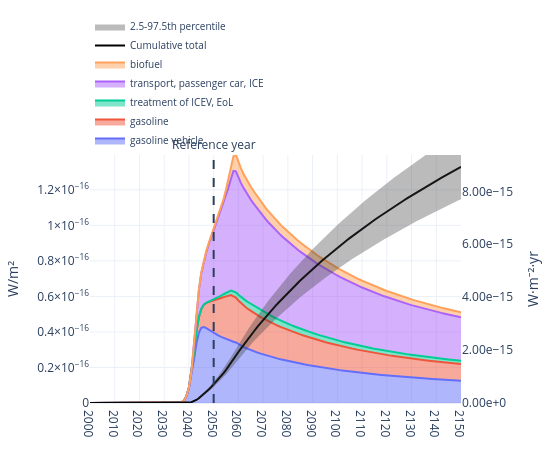

Notebook source saved alongside this figure:
### Code cell
from trails.plotting import plot_rf

fig = plot_rf(
    trails=trails,
    reference_year=2050,
    #by="flow",
    year_range=(2000, 2150),
    year_tick=10,
)
fig.show()

### Figure 1 — Plotly figure (JSON) as saved in the notebook; plotly's stock layout.template omitted (floating-point values rounded to 4 significant figures; data arrays with more than 128 entries replaced by an {"elided": "..."} marker saying what was removed)
{"data": [{"hovertemplate": "<b>%{meta}</b><br>Year: %{x}<br>W/m²: %{y:.6g}<extra></extra>", "meta": "gasoline vehicle", "mode": "lines", "name": "gasoline vehicle", "showlegend": true, "stackgroup": "one", "type": "scatter", "x": {"elided": "151 int values"}, "y": {"elided": "151 float values"}}, {"hovertemplate": "<b>%{meta}</b><br>Year: %{x}<br>W/m²: %{y:.6g}<extra></extra>", "meta": "gasoline", "mode": "lines", "name": "gasoline", "showlegend": true, "stackgroup": "one", "type": "scatter", "x": {"elided": "151 int values"}, "y": {"elided": "151 float values"}}, {"hovertemplate": "<b>%{meta}</b><br>Year: %{x}<br>W/m²: %{y:.6g}<extra></extra>", "meta": "treatment of ICEV, EoL", "mode": "lines", "name": "treatment of ICEV, EoL", "showlegend": true, "stackgroup": "one", "type": "scatter", "x": {"elided": "151 int values"}, "y": {"elided": "151 float values"}}, {"hovertemplate": "<b>%{meta}</b><br>Year: %{x}<br>W/m²: %{y:.6g}<extra></extra>", "meta": "transport, passenger car, ICE", "mode": "lines", "name": "transport, passenger car, ICE", "showlegend": true, "stackgroup": "one", "type": "scatter", "x": {"elided": "151 int values"}, "y": {"elided": "151 float values"}}, {"hovertemplate": "<b>%{meta}</b><br>Year: %{x}<br>W/m²: %{y:.6g}<extra></extra>", "meta": "biofuel", "mode": "lines", "name": "biofuel", "showlegend": true, "stackgroup": "one", "type": "scatter", "x": {"elided": "151 int values"}, "y": {"elided": "151 float values"}}, {"hovertemplate": "<b>Cumulative total</b><br>Year: %{x}<br>W·m⁻²·yr: %{y:.6g}<extra></extra>", "line": {"color": "black", "width": 2}, "mode": "lines", "name": "Cumulative total", "showlegend": true, "type": "scatter", "x": {"elided": "151 int values"}, "y": {"elided": "151 float values"}, "yaxis": "y2"}, {"hoverinfo": "skip", "line": {"width": 0}, "mode": "lines", "showlegend": false, "type": "scatter", "x": {"elided": "151 int values"}, "y": {"elided": "151 float values"}, "yaxis": "y2"}, {"fill": "tonexty", "fillcolor": "rgba(60,60,60,0.35)", "line": {"width": 0}, "mode": "lines", "name": "2.5-97.5th percentile", "type": "scatter", "x": {"elided": "151 int values"}, "y": {"elided": "151 float values"}, "yaxis": "y2"}], "layout": {"annotations": [{"showarrow": false, "text": "Reference year", "x": 2050, "xanchor": "center", "xref": "x", "y": 1, "yanchor": "bottom", "yref": "y domain"}, {"showarrow": false, "text": "Radiative forcing by gas/flow", "x": 0.5, "xanchor": "center", "xref": "paper", "y": -0.2, "yanchor": "top", "yref": "paper"}], "height": 450, "hoverlabel": {"align": "left", "font": {"size": 11}}, "hovermode": "x unified", "legend": {"entrywidth": 260, "entrywidthmode": "pixels", "font": {"size": 10}, "orientation": "h", "x": 0, "xanchor": "left", "y": 1, "yanchor": "bottom"}, "margin": {"b": 40, "l": 60, "r": 60, "t": 119}, "shapes": [{"line": {"dash": "dash", "width": 2}, "type": "line", "x0": 2050, "x1": 2050, "xref": "x", "y0": 0, "y1": 1, "yref": "y domain"}], "title": {"text": "", "x": 0.5, "xanchor": "center"}, "width": 550, "xaxis": {"dtick": 10, "range": [2000, 2150], "showgrid": true, "tick0": 2000, "tickmode": "linear"}, "yaxis": {"range": [0, 1.396e-16], "showgrid": true, "title": {"text": "W/m²"}, "type": "linear"}, "yaxis2": {"exponentformat": "e", "overlaying": "y", "range": [0, 9.375e-15], "showexponent": "all", "showgrid": false, "side": "right", "tickformat": ".2e", "title": {"text": "W·m⁻²·yr"}}}}
